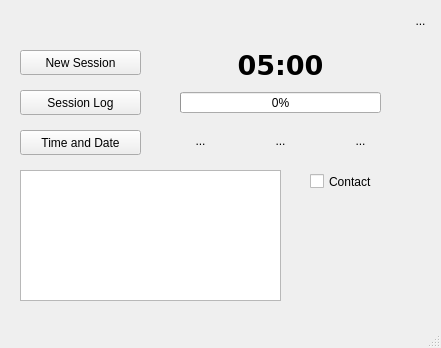
<?xml version="1.0" encoding="UTF-8"?>
<ui version="4.0">
 <class>MainWindow</class>
 <widget class="QMainWindow" name="MainWindow">
  <property name="enabled">
   <bool>true</bool>
  </property>
  <property name="geometry">
   <rect>
    <x>0</x>
    <y>0</y>
    <width>441</width>
    <height>348</height>
   </rect>
  </property>
  <property name="windowTitle">
   <string>MainWindow</string>
  </property>
  <widget class="QWidget" name="centralwidget">
   <widget class="QPushButton" name="newSession_Btn">
    <property name="geometry">
     <rect>
      <x>20</x>
      <y>50</y>
      <width>121</width>
      <height>25</height>
     </rect>
    </property>
    <property name="text">
     <string>New Session</string>
    </property>
   </widget>
   <widget class="QPushButton" name="sessionLog_Btn">
    <property name="geometry">
     <rect>
      <x>20</x>
      <y>90</y>
      <width>121</width>
      <height>25</height>
     </rect>
    </property>
    <property name="text">
     <string>Session Log</string>
    </property>
   </widget>
   <widget class="QPushButton" name="CurrentTime_Btn">
    <property name="geometry">
     <rect>
      <x>20</x>
      <y>130</y>
      <width>121</width>
      <height>25</height>
     </rect>
    </property>
    <property name="text">
     <string>Time and Date</string>
    </property>
   </widget>
   <widget class="QToolButton" name="Quit_Btn">
    <property name="geometry">
     <rect>
      <x>400</x>
      <y>0</y>
      <width>41</width>
      <height>41</height>
     </rect>
    </property>
    <property name="text">
     <string>...</string>
    </property>
    <property name="icon">
     <iconset resource="images.qrc">
      <normaloff>:/new/prefix1/power.png</normaloff>:/new/prefix1/power.png</iconset>
    </property>
    <property name="iconSize">
     <size>
      <width>32</width>
      <height>32</height>
     </size>
    </property>
    <property name="autoRaise">
     <bool>true</bool>
    </property>
   </widget>
   <widget class="QLabel" name="label_Timer">
    <property name="geometry">
     <rect>
      <x>180</x>
      <y>50</y>
      <width>201</width>
      <height>31</height>
     </rect>
    </property>
    <property name="font">
     <font>
      <family>DejaVu Sans</family>
      <pointsize>20</pointsize>
      <weight>75</weight>
      <bold>true</bold>
     </font>
    </property>
    <property name="text">
     <string>05:00</string>
    </property>
    <property name="textFormat">
     <enum>Qt::AutoText</enum>
    </property>
    <property name="alignment">
     <set>Qt::AlignCenter</set>
    </property>
   </widget>
   <widget class="QToolButton" name="Start_Btn">
    <property name="geometry">
     <rect>
      <x>180</x>
      <y>120</y>
      <width>41</width>
      <height>41</height>
     </rect>
    </property>
    <property name="text">
     <string>...</string>
    </property>
    <property name="icon">
     <iconset resource="images.qrc">
      <normaloff>:/new/prefix1/play-button-arrowhead.png</normaloff>:/new/prefix1/play-button-arrowhead.png</iconset>
    </property>
    <property name="iconSize">
     <size>
      <width>32</width>
      <height>32</height>
     </size>
    </property>
    <property name="autoRaise">
     <bool>true</bool>
    </property>
   </widget>
   <widget class="QToolButton" name="Pause_Btn">
    <property name="geometry">
     <rect>
      <x>260</x>
      <y>120</y>
      <width>41</width>
      <height>41</height>
     </rect>
    </property>
    <property name="text">
     <string>...</string>
    </property>
    <property name="icon">
     <iconset resource="images.qrc">
      <normaloff>:/new/prefix1/pause.png</normaloff>:/new/prefix1/pause.png</iconset>
    </property>
    <property name="iconSize">
     <size>
      <width>32</width>
      <height>32</height>
     </size>
    </property>
    <property name="autoRaise">
     <bool>true</bool>
    </property>
   </widget>
   <widget class="QToolButton" name="Stop_Btn">
    <property name="geometry">
     <rect>
      <x>340</x>
      <y>120</y>
      <width>41</width>
      <height>41</height>
     </rect>
    </property>
    <property name="text">
     <string>...</string>
    </property>
    <property name="icon">
     <iconset resource="images.qrc">
      <normaloff>:/new/prefix1/stop-button.png</normaloff>:/new/prefix1/stop-button.png</iconset>
    </property>
    <property name="iconSize">
     <size>
      <width>60</width>
      <height>60</height>
     </size>
    </property>
    <property name="autoRaise">
     <bool>true</bool>
    </property>
   </widget>
   <widget class="QLabel" name="label_Battery">
    <property name="enabled">
     <bool>true</bool>
    </property>
    <property name="geometry">
     <rect>
      <x>400</x>
      <y>270</y>
      <width>41</width>
      <height>31</height>
     </rect>
    </property>
    <property name="text">
     <string/>
    </property>
    <property name="pixmap">
     <pixmap resource="images.qrc">:/new/prefix1/battery.png</pixmap>
    </property>
    <property name="scaledContents">
     <bool>true</bool>
    </property>
   </widget>
   <widget class="QLabel" name="LED_Red">
    <property name="geometry">
     <rect>
      <x>110</x>
      <y>10</y>
      <width>31</width>
      <height>21</height>
     </rect>
    </property>
    <property name="text">
     <string/>
    </property>
    <property name="pixmap">
     <pixmap resource="images.qrc">:/new/prefix1/disconnection_Off.png</pixmap>
    </property>
    <property name="scaledContents">
     <bool>true</bool>
    </property>
   </widget>
   <widget class="QLabel" name="LED_Green">
    <property name="geometry">
     <rect>
      <x>60</x>
      <y>10</y>
      <width>41</width>
      <height>21</height>
     </rect>
    </property>
    <property name="text">
     <string/>
    </property>
    <property name="pixmap">
     <pixmap resource="images.qrc">:/new/prefix1/dataProcessing_Off.png</pixmap>
    </property>
    <property name="scaledContents">
     <bool>true</bool>
    </property>
   </widget>
   <widget class="QLabel" name="LED_Blue">
    <property name="geometry">
     <rect>
      <x>20</x>
      <y>10</y>
      <width>31</width>
      <height>21</height>
     </rect>
    </property>
    <property name="text">
     <string/>
    </property>
    <property name="pixmap">
     <pixmap resource="images.qrc">:/new/prefix1/connection_Off.png</pixmap>
    </property>
    <property name="scaledContents">
     <bool>true</bool>
    </property>
   </widget>
   <widget class="QProgressBar" name="progressBar">
    <property name="geometry">
     <rect>
      <x>180</x>
      <y>92</y>
      <width>201</width>
      <height>21</height>
     </rect>
    </property>
    <property name="value">
     <number>0</number>
    </property>
   </widget>
   <widget class="QTextBrowser" name="textBrowser">
    <property name="geometry">
     <rect>
      <x>20</x>
      <y>170</y>
      <width>261</width>
      <height>131</height>
     </rect>
    </property>
   </widget>
   <widget class="QCheckBox" name="ContactSingalBox">
    <property name="geometry">
     <rect>
      <x>310</x>
      <y>170</y>
      <width>81</width>
      <height>23</height>
     </rect>
    </property>
    <property name="text">
     <string>Contact </string>
    </property>
    <property name="checkable">
     <bool>true</bool>
    </property>
    <property name="checked">
     <bool>false</bool>
    </property>
   </widget>
  </widget>
  <widget class="QMenuBar" name="menubar">
   <property name="geometry">
    <rect>
     <x>0</x>
     <y>0</y>
     <width>441</width>
     <height>22</height>
    </rect>
   </property>
  </widget>
  <widget class="QStatusBar" name="statusbar"/>
 </widget>
 <resources>
  <include location="images.qrc"/>
 </resources>
 <connections/>
</ui>
